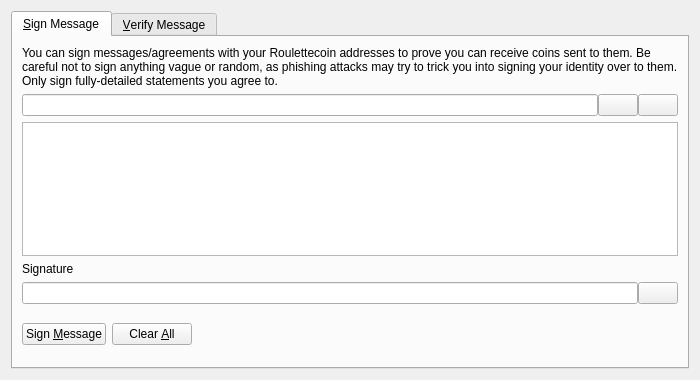
<?xml version="1.0" encoding="UTF-8"?>
<ui version="4.0">
 <class>SignVerifyMessageDialog</class>
 <widget class="QDialog" name="SignVerifyMessageDialog">
  <property name="geometry">
   <rect>
    <x>0</x>
    <y>0</y>
    <width>700</width>
    <height>380</height>
   </rect>
  </property>
  <property name="windowTitle">
   <string>Signatures - Sign / Verify a Message</string>
  </property>
  <property name="modal">
   <bool>true</bool>
  </property>
  <layout class="QVBoxLayout" name="verticalLayout">
   <item>
    <widget class="QTabWidget" name="tabWidget">
     <property name="currentIndex">
      <number>0</number>
     </property>
     <widget class="QWidget" name="tabSignMessage">
      <attribute name="title">
       <string>&amp;Sign Message</string>
      </attribute>
      <layout class="QVBoxLayout" name="verticalLayout_SM">
       <item>
        <widget class="QLabel" name="infoLabel_SM">
         <property name="text">
          <string>You can sign messages/agreements with your Roulettecoin addresses to prove you can receive coins sent to them. Be careful not to sign anything vague or random, as phishing attacks may try to trick you into signing your identity over to them. Only sign fully-detailed statements you agree to.</string>
         </property>
         <property name="textFormat">
          <enum>Qt::PlainText</enum>
         </property>
         <property name="wordWrap">
          <bool>true</bool>
         </property>
        </widget>
       </item>
       <item>
        <layout class="QHBoxLayout" name="horizontalLayout_1_SM">
         <property name="spacing">
          <number>0</number>
         </property>
         <item>
          <widget class="QValidatedLineEdit" name="addressIn_SM">
           <property name="toolTip">
            <string>The Roulettecoin address to sign the message with</string>
           </property>
          </widget>
         </item>
         <item>
          <widget class="QPushButton" name="addressBookButton_SM">
           <property name="toolTip">
            <string>Choose previously used address</string>
           </property>
           <property name="text">
            <string/>
           </property>
           <property name="icon">
            <iconset resource="../bitcoin.qrc">
             <normaloff>:/icons/address-book</normaloff>:/icons/address-book</iconset>
           </property>
           <property name="shortcut">
            <string>Alt+A</string>
           </property>
           <property name="autoDefault">
            <bool>false</bool>
           </property>
          </widget>
         </item>
         <item>
          <widget class="QPushButton" name="pasteButton_SM">
           <property name="toolTip">
            <string>Paste address from clipboard</string>
           </property>
           <property name="text">
            <string/>
           </property>
           <property name="icon">
            <iconset resource="../bitcoin.qrc">
             <normaloff>:/icons/editpaste</normaloff>:/icons/editpaste</iconset>
           </property>
           <property name="shortcut">
            <string>Alt+P</string>
           </property>
           <property name="autoDefault">
            <bool>false</bool>
           </property>
          </widget>
         </item>
        </layout>
       </item>
       <item>
        <widget class="QPlainTextEdit" name="messageIn_SM">
         <property name="toolTip">
          <string>Enter the message you want to sign here</string>
         </property>
        </widget>
       </item>
       <item>
        <widget class="QLabel" name="signatureLabel_SM">
         <property name="text">
          <string>Signature</string>
         </property>
         <property name="textFormat">
          <enum>Qt::PlainText</enum>
         </property>
        </widget>
       </item>
       <item>
        <layout class="QHBoxLayout" name="horizontalLayout_2_SM">
         <property name="spacing">
          <number>0</number>
         </property>
         <item>
          <widget class="QLineEdit" name="signatureOut_SM">
           <property name="font">
            <font>
             <italic>true</italic>
            </font>
           </property>
           <property name="readOnly">
            <bool>true</bool>
           </property>
          </widget>
         </item>
         <item>
          <widget class="QPushButton" name="copySignatureButton_SM">
           <property name="toolTip">
            <string>Copy the current signature to the system clipboard</string>
           </property>
           <property name="text">
            <string/>
           </property>
           <property name="icon">
            <iconset resource="../bitcoin.qrc">
             <normaloff>:/icons/editcopy</normaloff>:/icons/editcopy</iconset>
           </property>
           <property name="autoDefault">
            <bool>false</bool>
           </property>
          </widget>
         </item>
        </layout>
       </item>
       <item>
        <layout class="QHBoxLayout" name="horizontalLayout_3_SM">
         <item>
          <widget class="QPushButton" name="signMessageButton_SM">
           <property name="toolTip">
            <string>Sign the message to prove you own this Roulettecoin address</string>
           </property>
           <property name="text">
            <string>Sign &amp;Message</string>
           </property>
           <property name="icon">
            <iconset resource="../bitcoin.qrc">
             <normaloff>:/icons/edit</normaloff>:/icons/edit</iconset>
           </property>
           <property name="autoDefault">
            <bool>false</bool>
           </property>
          </widget>
         </item>
         <item>
          <widget class="QPushButton" name="clearButton_SM">
           <property name="toolTip">
            <string>Reset all sign message fields</string>
           </property>
           <property name="text">
            <string>Clear &amp;All</string>
           </property>
           <property name="icon">
            <iconset resource="../bitcoin.qrc">
             <normaloff>:/icons/remove</normaloff>:/icons/remove</iconset>
           </property>
           <property name="autoDefault">
            <bool>false</bool>
           </property>
          </widget>
         </item>
         <item>
          <spacer name="horizontalSpacer_1_SM">
           <property name="orientation">
            <enum>Qt::Horizontal</enum>
           </property>
           <property name="sizeHint" stdset="0">
            <size>
             <width>40</width>
             <height>48</height>
            </size>
           </property>
          </spacer>
         </item>
         <item>
          <widget class="QLabel" name="statusLabel_SM">
           <property name="font">
            <font>
             <weight>75</weight>
             <bold>true</bold>
            </font>
           </property>
           <property name="text">
            <string/>
           </property>
           <property name="wordWrap">
            <bool>true</bool>
           </property>
          </widget>
         </item>
         <item>
          <spacer name="horizontalSpacer_2_SM">
           <property name="orientation">
            <enum>Qt::Horizontal</enum>
           </property>
           <property name="sizeHint" stdset="0">
            <size>
             <width>40</width>
             <height>48</height>
            </size>
           </property>
          </spacer>
         </item>
        </layout>
       </item>
      </layout>
     </widget>
     <widget class="QWidget" name="tabVerifyMessage">
      <attribute name="title">
       <string>&amp;Verify Message</string>
      </attribute>
      <layout class="QVBoxLayout" name="verticalLayout_VM">
       <item>
        <widget class="QLabel" name="infoLabel_VM">
         <property name="text">
          <string>Enter the receiver's address, message (ensure you copy line breaks, spaces, tabs, etc. exactly) and signature below to verify the message. Be careful not to read more into the signature than what is in the signed message itself, to avoid being tricked by a man-in-the-middle attack. Note that this only proves the signing party receives with the address, it cannot prove sendership of any transaction!</string>
         </property>
         <property name="textFormat">
          <enum>Qt::PlainText</enum>
         </property>
         <property name="alignment">
          <set>Qt::AlignLeading|Qt::AlignLeft|Qt::AlignTop</set>
         </property>
         <property name="wordWrap">
          <bool>true</bool>
         </property>
        </widget>
       </item>
       <item>
        <layout class="QHBoxLayout" name="horizontalLayout_1_VM">
         <property name="spacing">
          <number>0</number>
         </property>
         <item>
          <widget class="QValidatedLineEdit" name="addressIn_VM">
           <property name="toolTip">
            <string>The Roulettecoin address the message was signed with</string>
           </property>
          </widget>
         </item>
         <item>
          <widget class="QPushButton" name="addressBookButton_VM">
           <property name="toolTip">
            <string>Choose previously used address</string>
           </property>
           <property name="text">
            <string/>
           </property>
           <property name="icon">
            <iconset resource="../bitcoin.qrc">
             <normaloff>:/icons/address-book</normaloff>:/icons/address-book</iconset>
           </property>
           <property name="shortcut">
            <string>Alt+A</string>
           </property>
           <property name="autoDefault">
            <bool>false</bool>
           </property>
          </widget>
         </item>
        </layout>
       </item>
       <item>
        <widget class="QPlainTextEdit" name="messageIn_VM"/>
       </item>
       <item>
        <widget class="QValidatedLineEdit" name="signatureIn_VM"/>
       </item>
       <item>
        <layout class="QHBoxLayout" name="horizontalLayout_2_VM">
         <item>
          <widget class="QPushButton" name="verifyMessageButton_VM">
           <property name="toolTip">
            <string>Verify the message to ensure it was signed with the specified Roulettecoin address</string>
           </property>
           <property name="text">
            <string>Verify &amp;Message</string>
           </property>
           <property name="icon">
            <iconset resource="../bitcoin.qrc">
             <normaloff>:/icons/transaction_0</normaloff>:/icons/transaction_0</iconset>
           </property>
           <property name="autoDefault">
            <bool>false</bool>
           </property>
          </widget>
         </item>
         <item>
          <widget class="QPushButton" name="clearButton_VM">
           <property name="toolTip">
            <string>Reset all verify message fields</string>
           </property>
           <property name="text">
            <string>Clear &amp;All</string>
           </property>
           <property name="icon">
            <iconset resource="../bitcoin.qrc">
             <normaloff>:/icons/remove</normaloff>:/icons/remove</iconset>
           </property>
           <property name="autoDefault">
            <bool>false</bool>
           </property>
          </widget>
         </item>
         <item>
          <spacer name="horizontalSpacer_1_VM">
           <property name="orientation">
            <enum>Qt::Horizontal</enum>
           </property>
           <property name="sizeHint" stdset="0">
            <size>
             <width>40</width>
             <height>48</height>
            </size>
           </property>
          </spacer>
         </item>
         <item>
          <widget class="QLabel" name="statusLabel_VM">
           <property name="font">
            <font>
             <weight>75</weight>
             <bold>true</bold>
            </font>
           </property>
           <property name="text">
            <string/>
           </property>
           <property name="wordWrap">
            <bool>true</bool>
           </property>
          </widget>
         </item>
         <item>
          <spacer name="horizontalSpacer_2_VM">
           <property name="orientation">
            <enum>Qt::Horizontal</enum>
           </property>
           <property name="sizeHint" stdset="0">
            <size>
             <width>40</width>
             <height>48</height>
            </size>
           </property>
          </spacer>
         </item>
        </layout>
       </item>
      </layout>
     </widget>
    </widget>
   </item>
  </layout>
 </widget>
 <customwidgets>
  <customwidget>
   <class>QValidatedLineEdit</class>
   <extends>QLineEdit</extends>
   <header>qt/qvalidatedlineedit.h</header>
  </customwidget>
 </customwidgets>
 <resources>
  <include location="../bitcoin.qrc"/>
 </resources>
 <connections/>
</ui>
